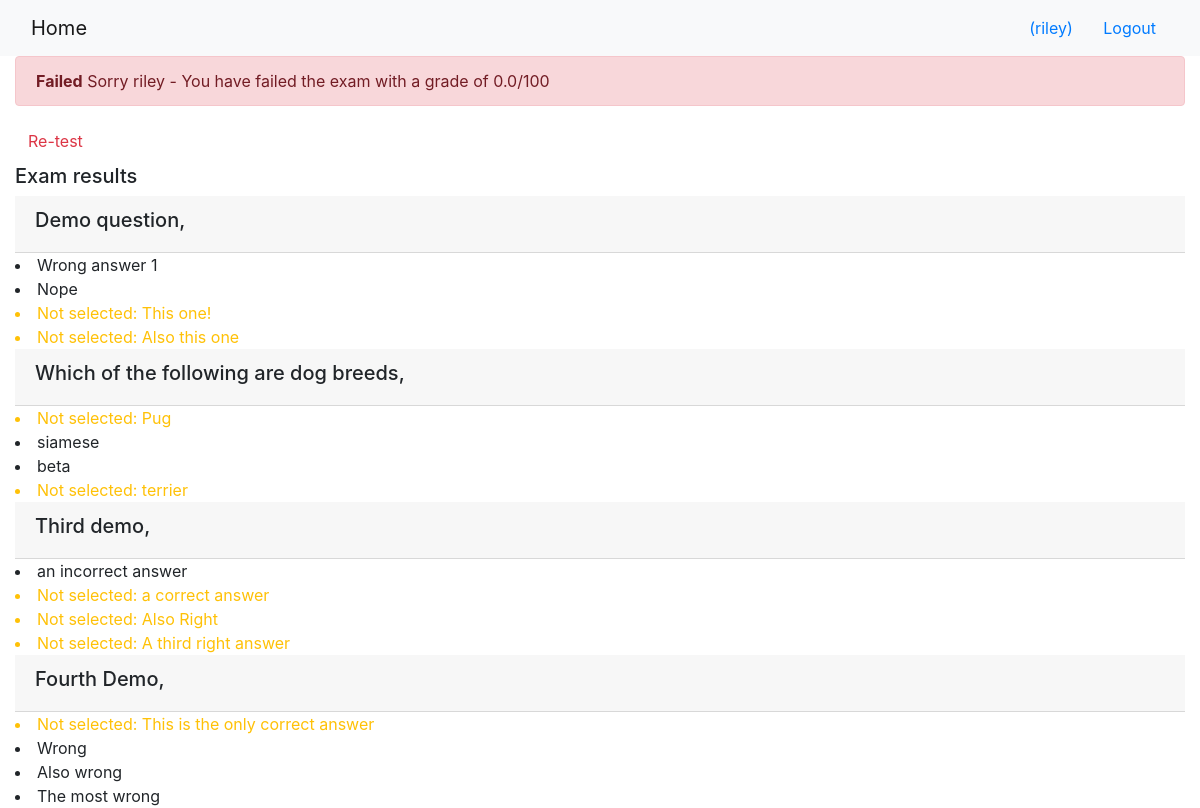
The page /onlinecourse/course/1/submission/1/result/ (signed in) on the database its author committed.
### onlinecourse/models.py (models this page shows)
class Question (models.Model):
    question_text=models.CharField(max_length=400)
    course =models.ForeignKey(Course,on_delete=models.CASCADE)
    grade=models.IntegerField(default=0)
    def is_get_score(self, selected_ids):
        all_answers = self.choice_set.filter(is_correct=True).count()
        selected_correct = self.choice_set.filter(is_correct=True, id__in=selected_ids).count()
        if all_answers == selected_correct:
            return True
        else:
            return False

class Choice(models.Model):
    question=models.ForeignKey(Question,on_delete=models.CASCADE)
    choice_text=models.CharField(max_length=400)
    is_correct=models.BooleanField()

### onlinecourse/views.py (the view)
# urls.py: path('course/<int:course_id>/submission/<int:submission_id>/result/', views.show_exam_result, name='show_exam_results'),
def show_exam_result(request,course_id,submission_id):
    total_grade=0
    correct=0
    context={}
    courseObj=Course.objects.get(id=course_id)
    subObj=Submission.objects.get(id=submission_id)
    choices=subObj.choices.all()
    for question in courseObj.question_set.all():
        correct+=question.is_get_score(choices)*question.grade
        total_grade+=question.grade
    context["course"]=courseObj
    context['selected_ids']=choices
    context["total_grade"]=total_grade
    context["correct"]=correct
    context["grade"]=(correct/total_grade*100) if total_grade != 0 else 0
    print((correct/total_grade*100) if total_grade != 0 else 0)
    return render(request, 'onlinecourse/exam_result_bootstrap.html', context)

### onlinecourse/templates/onlinecourse/exam_result_bootstrap.html (shortened to what this page needs)
<!DOCTYPE html>
<html lang="en">
<head>
    {% load static %}
    <link rel="stylesheet" href="https://maxcdn.bootstrapcdn.com/bootstrap/4.5.2/css/bootstrap.min.css">
</head>
<body>
 <nav class="navbar navbar-light bg-light">
    <div class="container-fluid">
        <div class="navbar-header">
              <a class="navbar-brand" href="{% url 'onlinecourse:index' %}">Home</a>
        </div>
        <ul class="nav navbar-nav navbar-right">
            {% if user.is_authenticated %}
            <li>
                <a class="btn btn-link" href="#">{{ user.first_name }}({{ user.username }})</a>
                <a class="btn btn-link" href="{% url 'onlinecourse:logout' %}">Logout</a>
            </li>
            {% endif %}
        </ul>
    </div>
</nav>
<div class="container-fluid">
    {% if grade > 80 %}
    <div class="alert alert-success">
       <b>Congratulations {{user}}!</b> You Passed the exam and completed the course with a score of {{grade}}/100
    </div>
        {% else %}
        <div class="alert alert-danger">
        <b>Failed</b> Sorry {{user}} - You have failed the exam with a grade of {{grade}}/100
        </div>
        <a class="btn btn-link text-danger" href="{% url 'onlinecourse:course_details' course.id %}">Re-test</a>
        {% endif %}
        <div class="card-columns-vertical mt-1">
        <h5 class="">Exam results</h5>
            {% for question in course.question_set.all %}
                <div class="card-header"><h5>{{question.question_text}},</h5></div>
                {% for answer in question.choice_set.all %}
                    {% if answer in selected_ids and answer.is_correct %}
                        <li class="text-success">
                        Correct answer: {{answer.choice_text}}  &lt-Selected
                        </li>
                    {% elif answer in selected_ids and not answer.is_correct %}
                        <li class="text-danger">
                            Incorrect answer: {{answer.choice_text}}  &lt-Selected
                        </li>
                    {% elif anser not in selected_ids and answer.is_correct %}
                        <li class="text-warning">
                            Not selected: {{answer.choice_text}}
                        </li>
                    {% else %}
                        <li>
                        {{answer.choice_text}}
                        </li>
                    {% endif %}
                {% endfor %}
            {% endfor %}
        </div>
    </div>
</body>
</html>

### rows shown on the page
Question: question_text "Demo question"
Choice: choice_text "Wrong answer 1"
Choice: choice_text "Nope"
Choice: choice_text "This one!"
Choice: choice_text "Also this one"
Question: question_text "Which of the following are dog breeds"
Choice: choice_text "Pug"
Choice: choice_text "siamese"
Choice: choice_text "beta"
Choice: choice_text "terrier"
Question: question_text "Third demo"
Choice: choice_text "an incorrect answer"
Choice: choice_text "a correct answer"
Choice: choice_text "Also Right"
Choice: choice_text "A third right answer"
Question: question_text "Fourth Demo"
Choice: choice_text "This is the only correct answer"
Choice: choice_text "Wrong"
Choice: choice_text "Also wrong"
Choice: choice_text "The most wrong"

### other values the page prints
{{ user.username }} "riley"
{{ user }} "riley"
{{ grade }} "0.0"
